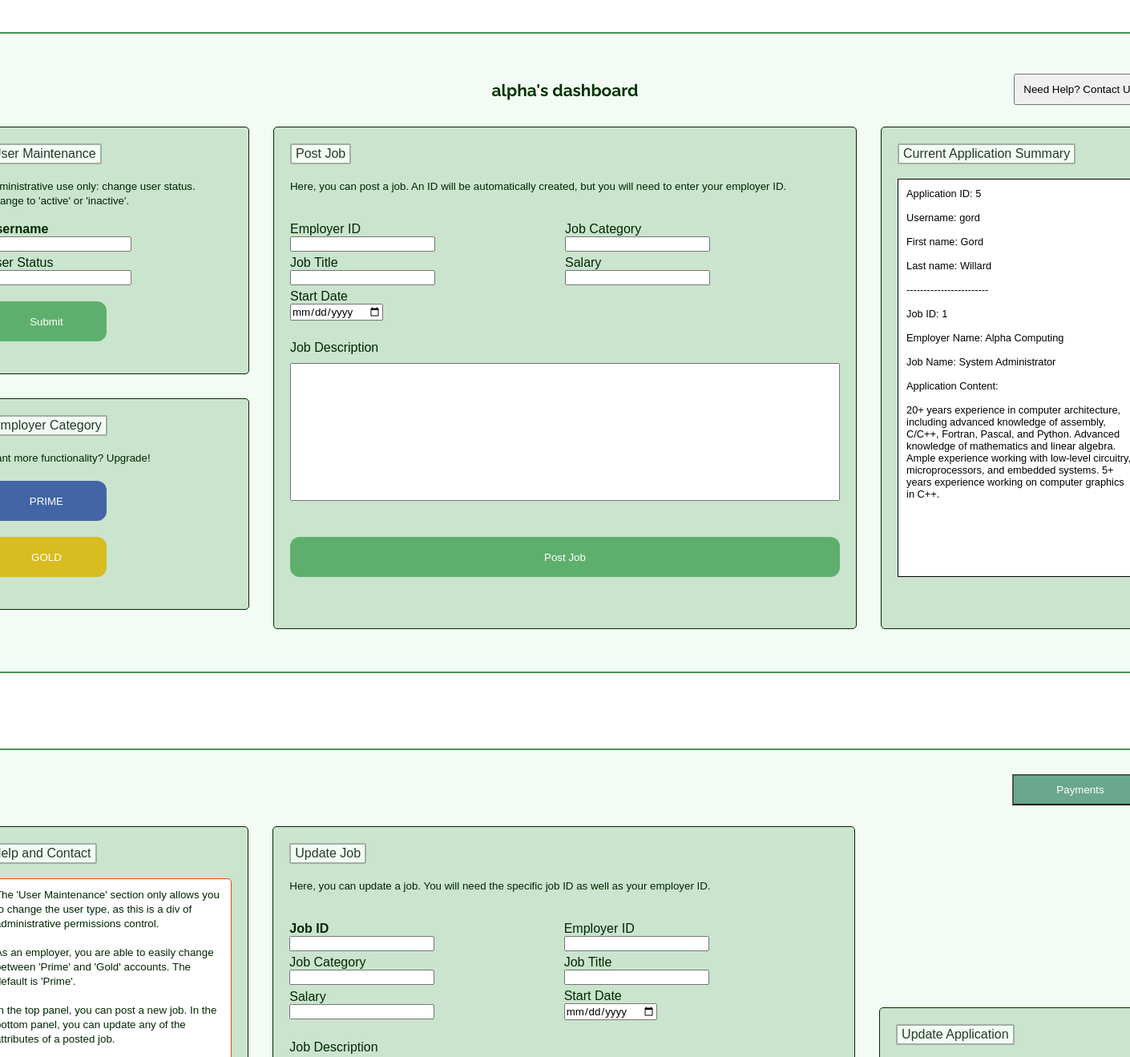
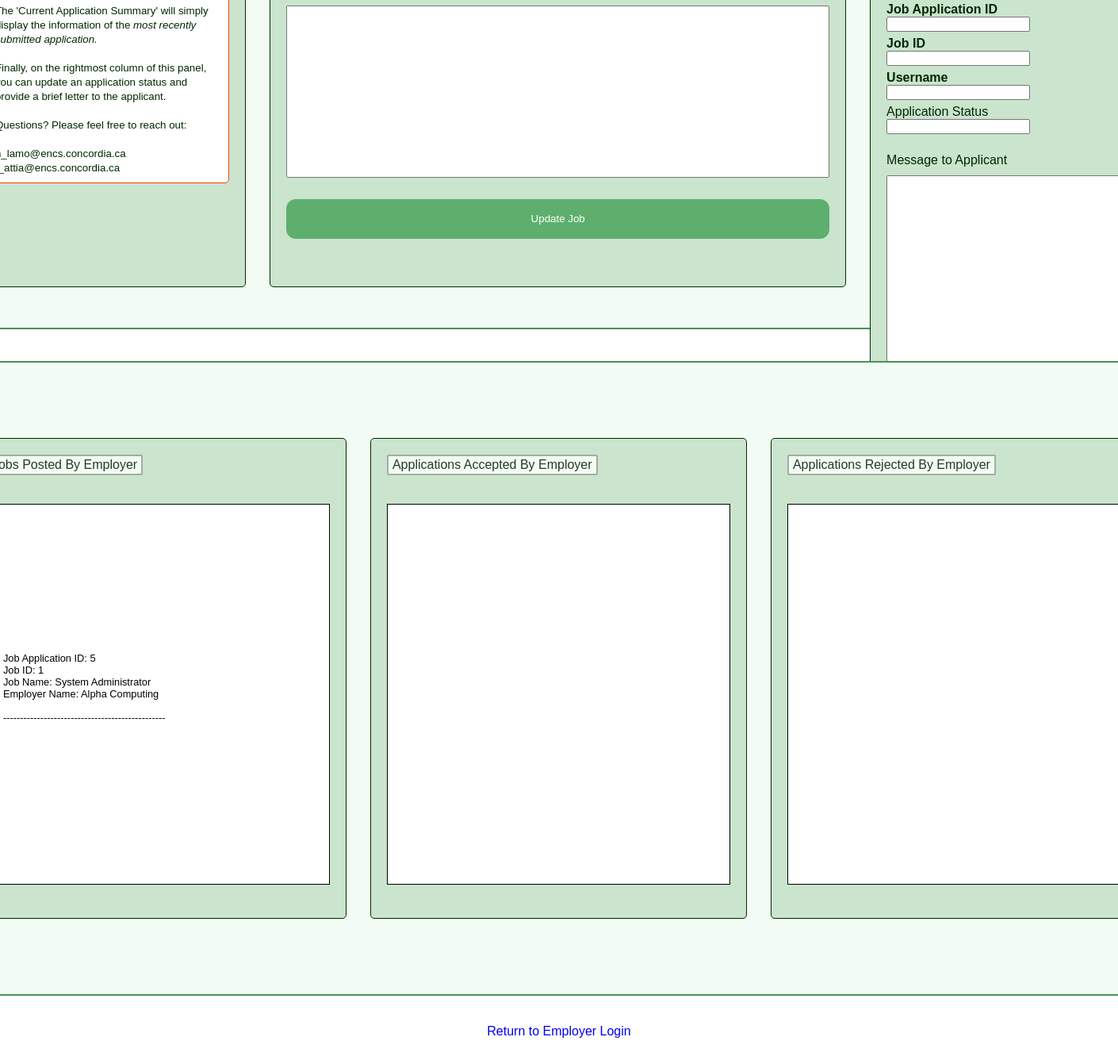
The page /view-employer/dashboard-employer.php (signed in) on the database its author committed (2 pictures, top to bottom).
### tables this page shows
CREATE TABLE `job_application` (
    `job_application_ID` INT AUTO_INCREMENT,
    `username` VARCHAR(255),
    `job_ID` INT,
    `job_name` VARCHAR(255),
    `employer_ID` INT,
    `employer_name` VARCHAR(255),
    `application_text` VARCHAR(1000),
    `application_status` VARCHAR(255),  
    `application_response` VARCHAR(500),
    PRIMARY KEY (job_application_ID),
    FOREIGN KEY (username) REFERENCES user (username),
    FOREIGN KEY (job_ID) REFERENCES job (job_ID),
    FOREIGN KEY (employer_ID) REFERENCES employer (employer_ID)
);

CREATE TABLE `user` (
    `username` VARCHAR(255),
    `employer_ID` INT NULL,
    `user_category` VARCHAR(255),
    `first_name` VARCHAR(255),
    `last_name` VARCHAR(255),
    `email` VARCHAR(255),
    `password` VARCHAR(255),
    `security_answer` VARCHAR(255),
    `total_jobs_posted` INT,
    `total_applications_submitted` INT,
    `status` VARCHAR(255),  
    PRIMARY KEY (username),
    FOREIGN KEY (employer_ID) REFERENCES employer (employer_ID),
    FOREIGN KEY (user_category) REFERENCES user_category (user_category)
);

### view-employer/dashboard-employer.php (the view, shortened to what the rows shown need)
<?php
    require('../php/get-current-application.php');
?>
<!DOCTYPE html>
<html lang="en">
<head>
    <link rel="stylesheet" href="../css/styles.css">
    <link rel="stylesheet" href="../css/grid-employer.css">
</head>
<body>
    <div class="dashboard-container">
        <h3><?php echo (htmlspecialchars($_SESSION['employer']));?>'s dashboard</h3><br>
        <div class="dashboard-employer">
            <div class="application-summary">
                <h4>Current Application Summary</h4><br><br>
                <p name="application-summary" id="application-summary" cols="34" rows="31">
                    <?php while ($row = $applicationIdResult->fetch_assoc() ): ?>
                        <?php
                            echo 'Application ID: ';
                            echo $row['job_application_ID'] . '<br><br>';
                        ?>
                    <?php endwhile; ?>
                    <?php while ($row = $applicationUsernameResult->fetch_assoc() ): ?>
                        <?php
                            echo 'Username: ';
                            echo $row['username'] . '<br>';
                        ?><br>
                    <?php endwhile; ?>
                    <?php while ($row = $applicantFirstNameResult->fetch_assoc() ): ?>
                        <?php
                            echo 'First name: ';
                            echo $row['first_name'] . '<br>';
                        ?><br>
                    <?php endwhile; ?>
                    <?php while ($row = $applicantLastNameResult->fetch_assoc() ): ?>
                        <?php
                            echo 'Last name: ';
                            echo $row['last_name'] . '<br><br>';
                            echo '------------------------<br>';
                        ?><br>
                    <?php endwhile; ?>
                    <?php while ($row = $applicationJobIdResult->fetch_assoc() ): ?>
                        <?php
                            echo 'Job ID: ';
                            echo $row['job_ID'] . '<br><br>';
                        ?>
                    <?php endwhile; ?>
                    <?php while ($row = $applicationEmployerNameResult->fetch_assoc() ): ?>
                        <?php
                            echo 'Employer Name: ';
                            echo $row['employer_name'] . '<br><br>';
                        ?>
                    <?php endwhile; ?>
                    <?php while ($row = $applicationJobNameResult->fetch_assoc() ): ?>
                        <?php
                            echo 'Job Name: ';
                            echo $row['job_name'] . '<br><br>';
                        ?>
                    <?php endwhile; ?>
                    <?php while ($row = $applicationTextResult->fetch_assoc() ): ?>
                        <?php
                            echo 'Application Content: ' . '<br><br>';
                            echo $row['application_text'];
                        ?><br>
                    <?php endwhile; ?>
                </p>
            </div>
        </div>
    </div>
    <br><br><br>
    <br><br><a href="./index.php">Return to Employer Login</a><br><br>
</body>
</html>

### rows shown on the page
job_application: job_application_ID "5", job_ID "1", employer_name "Alpha Computing", job_name "System Administrator"
user: first_name "Gord", last_name "Willard"

### other values the page prints
$_SESSION['employer'] "alpha"
$row['username'] "gord"
$entry "5"
$_SESSION['jobIDResultsArray'][$counter] "1"
$_SESSION['jobNameResultsArray'][$counter] "System Administrator"
$_SESSION['employerNameResultsArray'][$counter] "Alpha Computing"
